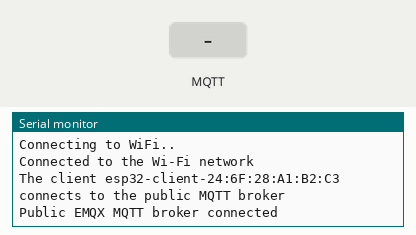
This sketch was run on a simulated ESP32. Parts: the last lines printed to the serial monitor. The test bench sets the inputs (shaded band). WiFi joins after 1.5 s; servers stay silent unless stated; no MQTT or app messages arrive unless stated.

Above: at 2.7 s.
2.8 s: MQTT message "1" arrives on the first subscribed topic
At 3.2 s:
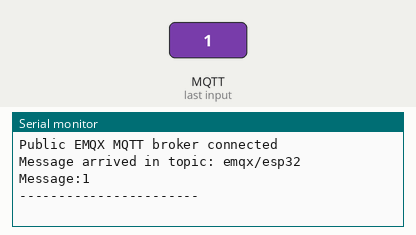
4.3 s: MQTT message "on" arrives on the first subscribed topic
At 5.5 s:
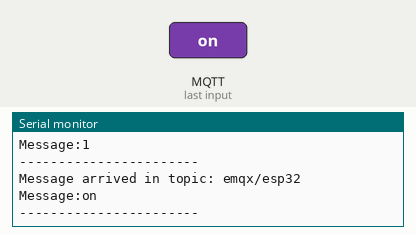
5.8 s: MQTT message "off" arrives on the first subscribed topic
At 6.6 s:
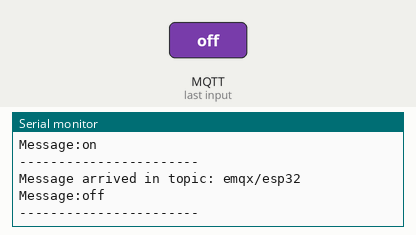

The sketch:

sketch_oct3a.ino
```cpp
#include <WiFi.h>
#include <PubSubClient.h>
#include <stdio.h>

// WiFi
const char *ssid = "VODAFONE_1278"; // Enter your Wi-Fi name
const char *password = "gk6gbfm97538e2t4";  // Enter Wi-Fi password

// MQTT Broker
const char *mqtt_broker = "Mqtt.motesense.com";
const char *topic = "emqx/esp32";
const char *mqtt_username = "demos";
const char *mqtt_password = "demos1#$";
const int mqtt_port = 1883;

WiFiClient espClient;
PubSubClient client(espClient);

byte nuidPICC[4] = {'77', '3d', '61', '9b'};
void callback(char *topic, byte *payload, unsigned int length);

void setup() {
    // Set software serial baud to 115200;
    Serial.begin(115200);
    // Connecting to a WiFi network
    WiFi.begin(ssid, password);
    while (WiFi.status() != WL_CONNECTED) {
        delay(500);
        Serial.println("Connecting to WiFi..");
    }
    Serial.println("Connected to the Wi-Fi network");
    //connecting to a mqtt broker
    client.setServer(mqtt_broker, mqtt_port);


    client.setCallback(callback);
    while (!client.connected()) {
        String client_id = "esp32-client-";
        client_id += String(WiFi.macAddress());
        Serial.printf("The client %s connects to the public MQTT broker\n", client_id.c_str());
        if (client.connect(client_id.c_str(), mqtt_username, mqtt_password)) {
            Serial.println("Public EMQX MQTT broker connected");
        } else {
            Serial.print("failed with state ");
            Serial.print(client.state());
            delay(2000);
        }
    }

    char msg[50];
    msg[0]='\0';
    array_to_string(nuidPICC,4,msg);


    // Publish and subscribe
    client.publish(topic, msg);
    client.subscribe(topic);
}

void callback(char *topic, byte *payload, unsigned int length) {
    Serial.print("Message arrived in topic: ");
    Serial.println(topic);
    Serial.print("Message:");
    for (int i = 0; i < length; i++) {
        Serial.print((char) payload[i]);
    }
    Serial.println();
    Serial.println("-----------------------");
    payload[length]='\0';
}

void array_to_string(byte a[],unsigned int len,char buffer[])
{
  for(unsigned int i=0;i<len;i++)
  {
    byte nib1=(a[i]>>4)&0x0F;
    byte nib2=(a[i]>>0)&0x0F;
    buffer[i*2+0]=nib1 < 0x0A ? '0' + nib1 : 'A'+ nib1 - 0x0A;
    buffer[i*2+1]=nib2 < 0x0A ? '0' + nib2 : 'A'+ nib2 - 0x0A;
  }
  buffer[len*2]='\0';
}

void loop() {
    client.loop();
}
```

Measured:
- after the input at 2.8 s, the serial monitor: prints a new line at once (image 1)
- after the input at 4.3 s, the serial monitor: prints a new line at once (image 2)
- after the input at 5.8 s, the serial monitor: prints a new line at once (image 3)
